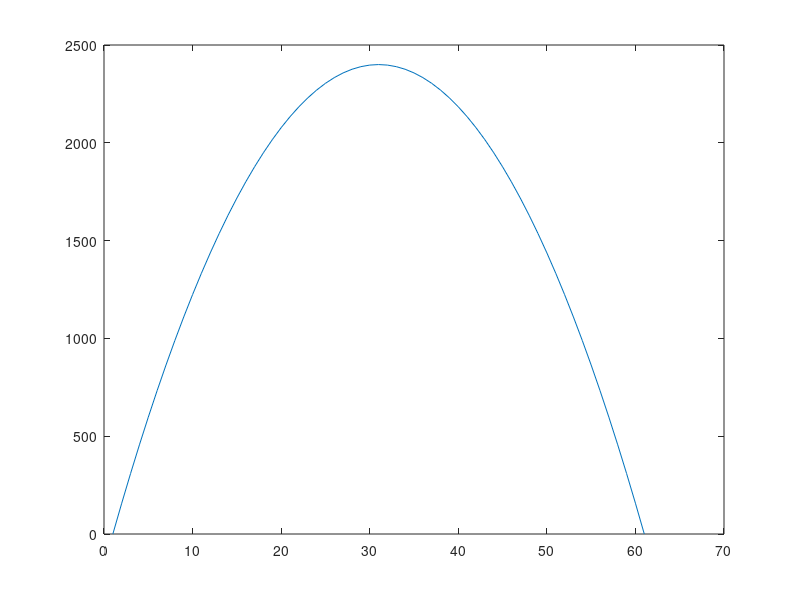

Write MATLAB code to recreate this figure.

% Title                  :V1 - El corral del granjero 
% Description            :Un granjero quiere construir un corral rectangular y dividirlo por una valla a la altura del rectángulo. El grandejo dispone de 240m lineales para hacer
%                         hacer el cerco, incluendo la valla. Encuentra las dimenciones del corral de área máxima que puede construir.
% Author                 :Sabrina Andrea Hernandez (Gitsabrinax), Daniel Alberto De Jesús Dominguez (danyd3), Jose Manuel Arce Salvador (JoseManuelArceSal)
% Date                   :20211013
% Version                :3
% Usage                  :
% Notes                  :Requiere Octave
%                        :https://octaveintro.readthedocs.io/en/latest/index.html

%Dimensiones del corral con área máxima

%Rango de la base y de la altura 
x=[0 : 1 : 60];

%Función a plotear para obtener el área máxima  
a=(480 * x / 3 - 8 * x.^2 / 3)

%Funcion a plotear
plot(a)

